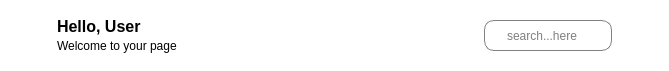
        <widget class="QWidget" name="widget_4" native="true">
         <property name="minimumSize">
          <size>
           <width>0</width>
           <height>71</height>
          </size>
         </property>
         <property name="maximumSize">
          <size>
           <width>16777215</width>
           <height>71</height>
          </size>
         </property>
         <property name="styleSheet">
          <string notr="true">background-color: rgb(255, 255, 255);</string>
         </property>
         <layout class="QHBoxLayout" name="horizontalLayout_5">
          <item>
           <layout class="QHBoxLayout" name="horizontalLayout_4">
            <item>
             <widget class="QPushButton" name="pushButton">
              <property name="text">
               <string/>
              </property>
              <property name="icon">
               <iconset resource="../resources/rec.qrc">
                <normaloff>:/icons/icons/menu.png</normaloff>:/icons/icons/menu.png</iconset>
              </property>
              <property name="iconSize">
               <size>
                <width>29</width>
                <height>25</height>
               </size>
              </property>
              <property name="checkable">
               <bool>true</bool>
              </property>
              <property name="flat">
               <bool>true</bool>
              </property>
             </widget>
            </item>
            <item>
             <layout class="QVBoxLayout" name="verticalLayout_7">
              <property name="spacing">
               <number>0</number>
              </property>
              <property name="topMargin">
               <number>5</number>
              </property>
              <property name="bottomMargin">
               <number>5</number>
              </property>
              <item>
               <widget class="QLabel" name="label_user_name">
                <property name="font">
                 <font>
                  <pointsize>12</pointsize>
                  <bold>true</bold>
                 </font>
                </property>
                <property name="styleSheet">
                 <string notr="true">color: rgb(0, 0, 0);</string>
                </property>
                <property name="text">
                 <string>Hello, User</string>
                </property>
               </widget>
              </item>
              <item>
               <widget class="QLabel" name="label_2">
                <property name="styleSheet">
                 <string notr="true">color: rgb(0, 0, 0);</string>
                </property>
                <property name="text">
                 <string>Welcome to your page</string>
                </property>
               </widget>
              </item>
             </layout>
            </item>
           </layout>
          </item>
          <item>
           <spacer name="horizontalSpacer_3">
            <property name="orientation">
             <enum>Qt::Orientation::Horizontal</enum>
            </property>
            <property name="sizeHint" stdset="0">
             <size>
              <width>301</width>
              <height>20</height>
             </size>
            </property>
           </spacer>
          </item>
          <item>
           <layout class="QHBoxLayout" name="horizontalLayout_3">
            <item>
             <widget class="QLineEdit" name="lineEdit">
              <property name="minimumSize">
               <size>
                <width>0</width>
                <height>31</height>
               </size>
              </property>
              <property name="maximumSize">
               <size>
                <width>16777215</width>
                <height>31</height>
               </size>
              </property>
              <property name="styleSheet">
               <string notr="true">QLineEdit{
padding-left:20px;
border: 1px solid gray;
border-radius: 10px;





}</string>
              </property>
              <property name="placeholderText">
               <string>search...here</string>
              </property>
             </widget>
            </item>
            <item>
             <widget class="QLabel" name="label_4">
              <property name="minimumSize">
               <size>
                <width>40</width>
                <height>40</height>
               </size>
              </property>
              <property name="maximumSize">
               <size>
                <width>40</width>
                <height>40</height>
               </size>
              </property>
              <property name="text">
               <string/>
              </property>
              <property name="pixmap">
               <pixmap resource="../resources/rec.qrc">:/icons/icons/profile.png</pixmap>
              </property>
              <property name="scaledContents">
               <bool>true</bool>
              </property>
             </widget>
            </item>
           </layout>
          </item>
         </layout>
        </widget>
